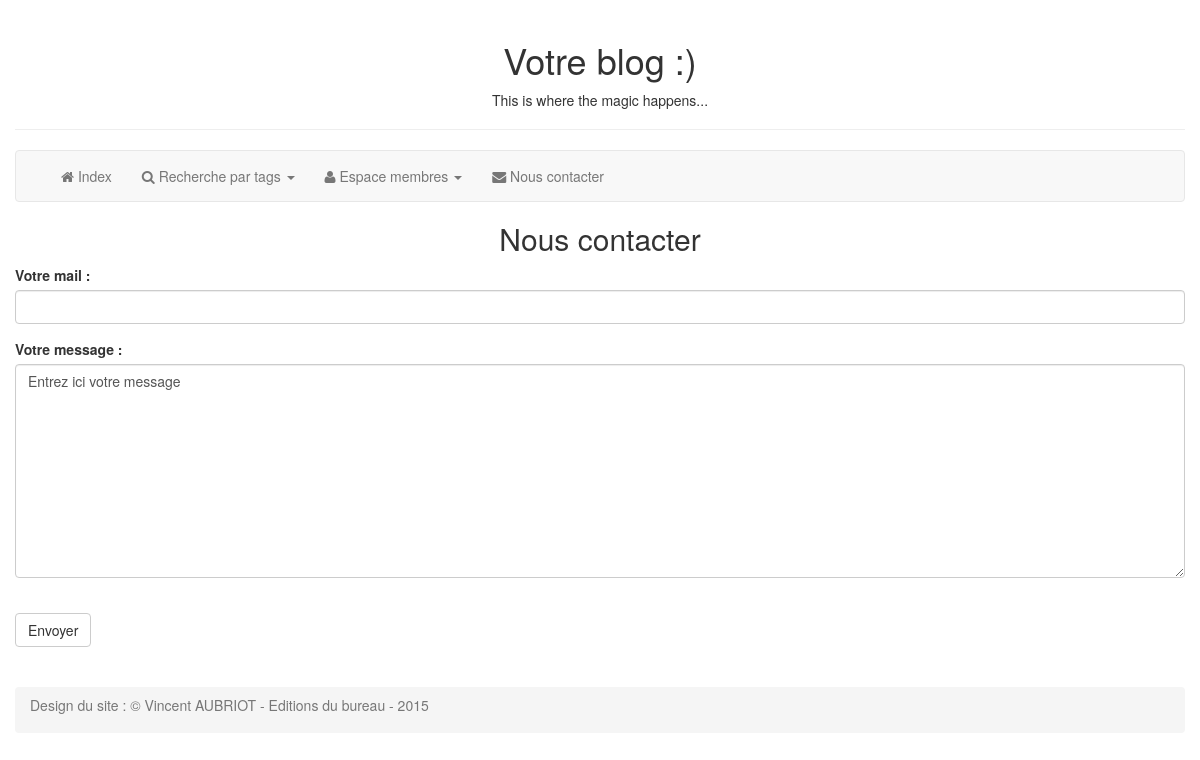
The app's page /contact.php, older data.
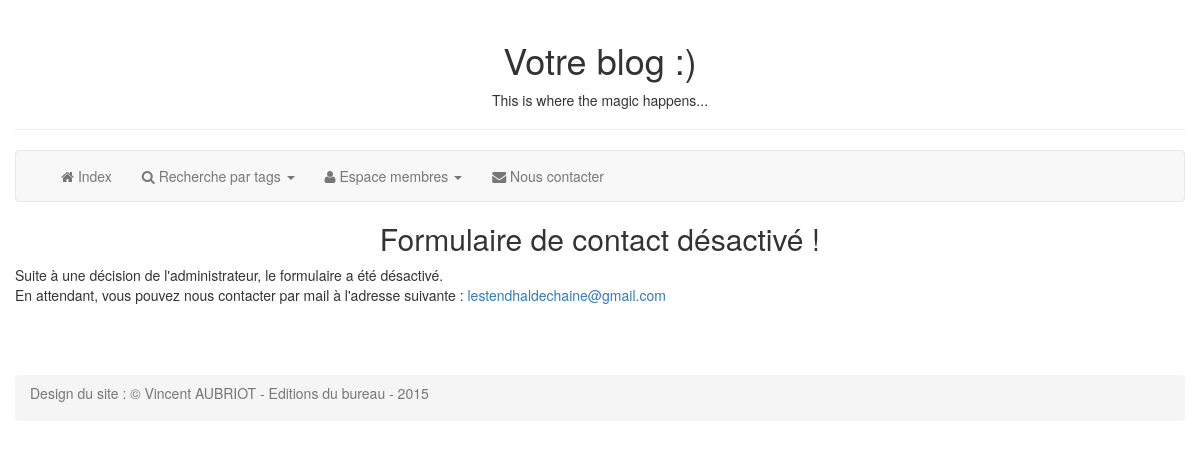
The same page, newer data.
### tables this page shows
CREATE TABLE IF NOT EXISTS `parameters` (
  `id` int(11) NOT NULL AUTO_INCREMENT,
  `name` varchar(255) NOT NULL,
  `value` varchar(535) NOT NULL,
  PRIMARY KEY (`id`)
);

### controleur/contact.php (called while the page is built, shortened)
<?php
include_once("modele/connexionsql.php");
include_once("modele/fonctionsdb.php");
$contactForm = returnValueFromParam("contact");
if (isset($_SESSION["pseudo"]))
{
	$menu = true;
}
else
{
	$menu = false;
}
include_once("vue/contact.php");

### contact.php (called while the page is built)
<?php
include_once("controleur/contact.php");

### modele/fonctionsdb.php (called while the page is built, shortened)
<?php
function returnValueFromParam($name){
	global $base;
	$askForParam = $base->prepare("SELECT value FROM parameters WHERE name = :name");
	$askForParam->execute(array("name"=>$name));
	$returnedValue = $askForParam->fetch();
	return $returnedValue["value"];
}

### vue/contact.php (the view)
	<?php
	include_once("includes/header.php");
	if ($contactForm == "false") {
		?><h2 style="text-align: center">Formulaire de contact désactivé !</h2>
		<p>Suite à une décision de l'administrateur, le formulaire a été désactivé.<br />En attendant, vous pouvez nous contacter par mail à l'adresse suivante : <a href="mailto://<?php echo returnValueFromParam("emailContact");?>"><?php echo returnValueFromParam("emailContact");?></a></p>
		<br /><?php
		include_once("includes/footer.php");
		die;
	}
	if (isset($sendingMailStatus)) { echo "<div class='alert ".$niveauAlerte."'>".$sendingMailStatus."</div>"; } ?>
	<form method="post" action="contact.php">
		<h2 style="text-align: center;">Nous contacter</h2>
		<div class="form-group">
			<label for="mail">Votre mail : </label><input type="email" name="mail" id="mail" class="form-control"/>
		</div>
		<div class="form-group">
			<label for="message">Votre message : </label><textarea id="message" name="message" rows="10" class="form-control">Entrez ici votre message</textarea>
		</div>
		<div class="g-recaptcha" data-sitekey="<?php echo $recaptcha_key; ?>"></div><br />
		<input type="submit" value="Envoyer" class="btn btn-default">
	</form>
<?php
include_once("includes/footer.php");
?>

### vue/includes/header.php (shortened to what this page needs)
<!DOCTYPE html>
<html>
	<head>
		<link rel="stylesheet" href="vue/bootstrap/css/bootstrap.min.css" />
		<link rel="stylesheet" href="vue/fontawesome/css/font-awesome.min.css" />
	</head>
	<body>
		<div class="container">
			<div class="row">
				<div class="col-8">
					<header class="page-header">
						<h1 style="text-align: center;">Votre blog :)</h1>
						<p style="text-align: center;">This is where the magic happens...</p>
					</header>
					<nav class="navbar navbar-default">
						<div class="container-fluid">
							<div class="Collapse navbar-collapse" id="bs-example-navbar-collapse-1">
								<ul class="nav navbar-nav">
									<li><a href="index.php"><i class="fa fa-home"></i> Index</a></li>
									<li class="dropdown">
							        	<a href="#" class="dropdown-toggle" data-toggle="dropdown" role="button" aria-haspopup="true" aria-expanded="false"><i class="fa fa-search"></i> Recherche par tags <span class="caret"></span></a>
							        </li>
									<li class="dropdown">
									    <a href="#" class="dropdown-toggle" data-toggle="dropdown" role="button" aria-haspopup="true" aria-expanded="false"><i class="fa fa-user"></i> <?php if (isset($_SESSION["pseudo"])) { echo "Bonjour, ".$_SESSION["pseudo"]; } else { echo "Espace membres"; } ?> <span class="caret"></span></a>
														<?php
												if ($menu == true)
												{
													?>
													<li><a href="membre.php" ><i class="fa fa-user"></i><?php echo " Mon profil"; ?></a></li>
													<li><a href="deconnexion.php"><i class="fa fa-sign-out"></i> Déconnexion</a></li></li>
													<?php
												}
												else
												{
													?>
													<li><a href="connexion.php"><i class="fa fa-sign-in"></i> Connexion</a></li></li>
													<?php
												}
												?>
									    </ul>
									<li><a href="contact.php"><i class="fa fa-envelope"></i> Nous contacter</a></li>
							</div>
						</div>
					</nav>

### vue/includes/footer.php (shortened to what this page needs)
				<br />
				<br />
				<footer class="breadcrumb">
			        <a href="http://editionsdubureau.ovh/"><p class="text-muted">Design du site : © Vincent AUBRIOT - Editions du bureau - 2015</p></a>
			    </footer>
				</div>
			</div>
		</div>
	</body>
</html>

Row changes from the older to the newer data that the page shows:
added parameters: value "lestendhaldechaine@gmail.com"
Text that changed along with them:
form field message: "Entrez ici votre message" → (not shown)
form field value: "Envoyer" → (not shown)
text no longer shown: "Nous contacter Votre mail : Votre message :"
text now shown: "Formulaire de contact désactivé ! Suite à une décision de l'administrateur, le formulaire a été désactivé. En attendant, vous pouvez nous contacter par mail à l'adresse suivante :"
